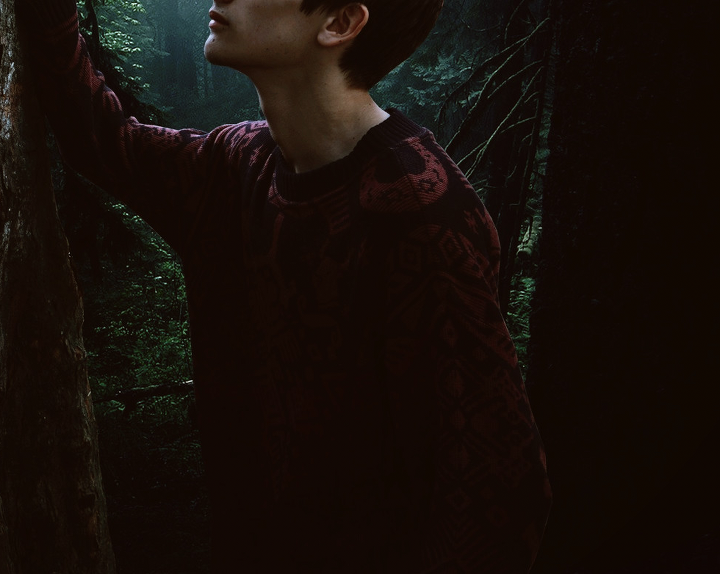
#> input picture image/dark.png, 720 x 574 px, found by its file name
$ jupyter execute --allow-errors '08_1_이미지 처리.ipynb'
#> lines starting #> are read from the running program, lines starting #| are printed output that depends on the picture; after the words box and inside, x2 and y2 are one past the last pixel; in counts of white or black regions, pixels touching at a corner belong together
[cell 1]
import cv2
import numpy as np
from matplotlib import pyplot as plt

[cell 2]
from tkinter.filedialog import askopenfilename # 파일 탐색기 사용

[cell 3]
plt.rcParams['figure.figsize'] = (20, 10)

[cell 4]
image = cv2.imread('C:/Users/choye/Python_Application/image/dark.png')
#> image is the input picture: shape (574, 720, 3); mean B, G, R 9.6, 14.6, 22.8

[cell 5]
# 흑백 이미지
image_gray = cv2.cvtColor(image, cv2.COLOR_BGR2GRAY)
_, thresh = cv2.threshold(image_gray, 16, 255, cv2.THRESH_BINARY)
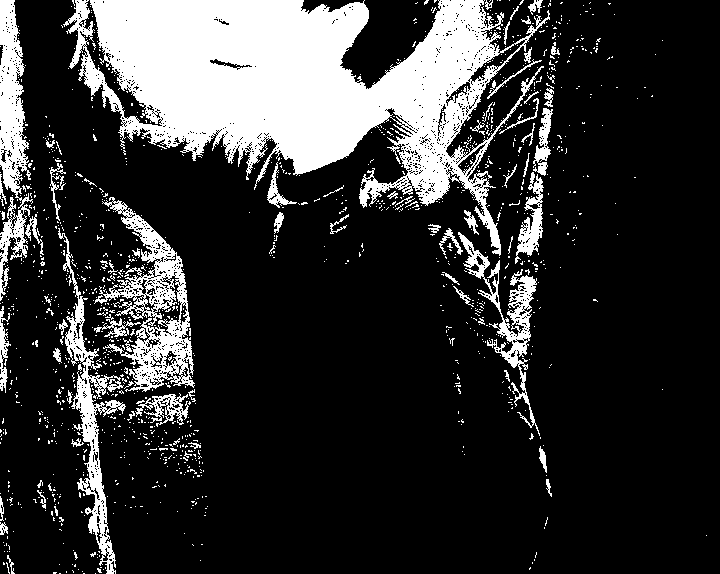
#> thresh: shape (574, 720); 20% white; 1282 white regions (1211 under 20 px), largest, box (x1, y1, x2, y2) and area: (63, 0, 550, 256) 53959, (94, 197, 195, 392) 6288, (0, 0, 33, 301) 4763

# 이미지 출력
plt.imshow(image_gray, 'gray')
plt.show()

# 히스토그램

[cell 6]
# 흑백
img_hist = cv2.calcHist(image_gray,[0],None,[256],[0,256])
#> img_hist = 256 values, max 114 at index 10, min 0 at index 0, mean 2.81
plt.plot(img_hist)
plt.xlim([0,256])
# plt.ylim([0,150])
plt.show()
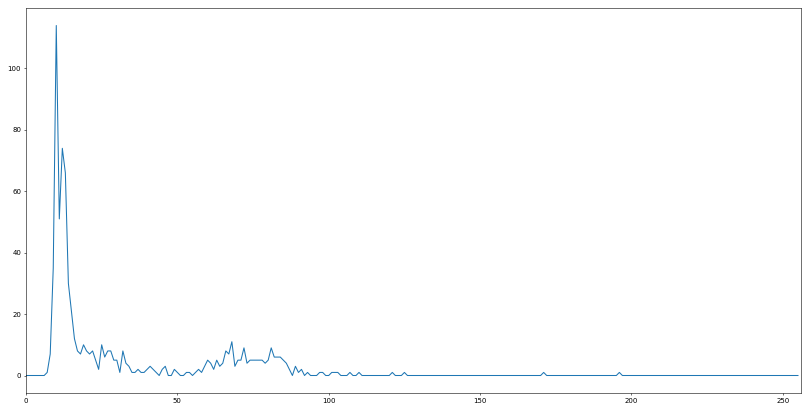
#> figure drawn by matplotlib, 1 panel; curve peaks at x = 10, y = 114

[cell 7]
# 컬러
image_bgr = image

color = ('b','g','r')
for i, col in enumerate(color):
    img_hist = cv2.calcHist(image_bgr,[i],None,[256],[0,256])
    plt.plot(img_hist, color=col)
    plt.xlim([0,256])
plt.show()
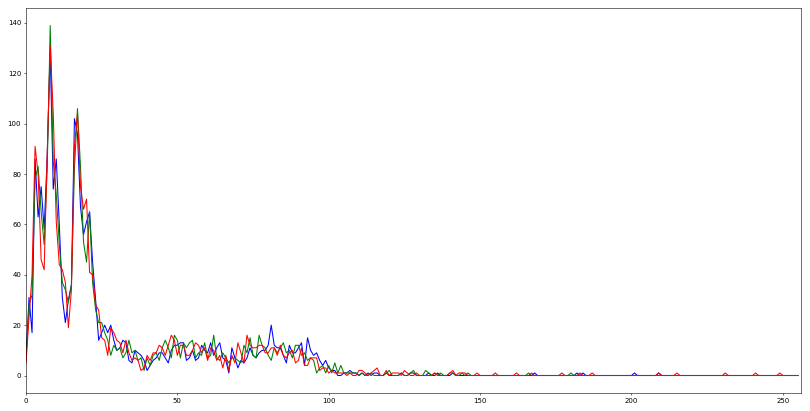
#> figure drawn by matplotlib, 1 panel; curve peaks at x = 8, y = 129; curve peaks at x = 8, y = 139; curve peaks at x = 8, y = 131

# Edge 추출

[cell 8]
# 흑백
image_gray = cv2.imread('C:/Users/choye/Python_Application/image/sample-color.png', cv2.IMREAD_GRAYSCALE)
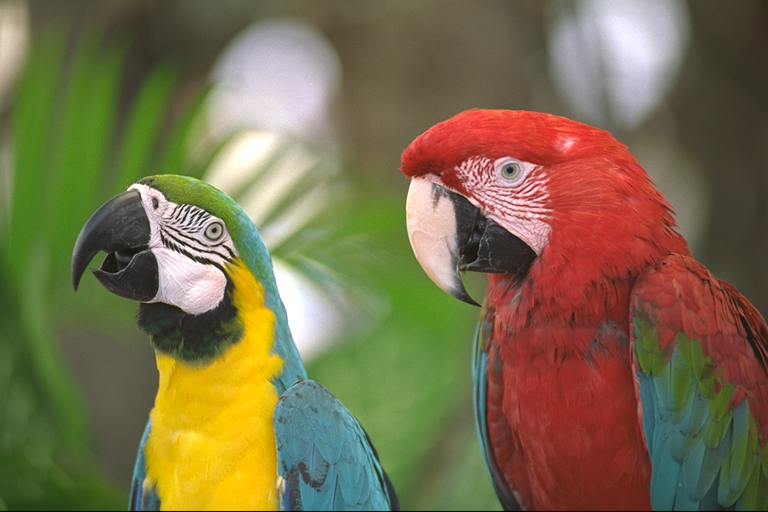
#> input picture image/sample-color.png, 768 x 512 px, found by its file name
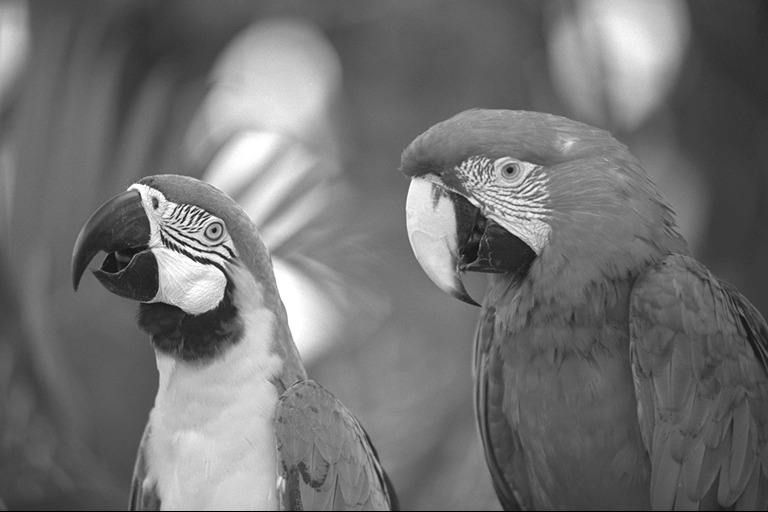
#> image_gray: shape (512, 768); min 0, max 255, mean 113.5

# 캐니 경계선 감지기
# 중간 픽셀 강도에서 위아래 1 표준 편차 떨어진 값을 임계값으로 지정합니다.
image_canny = cv2.Canny(image_gray, 70, 130)
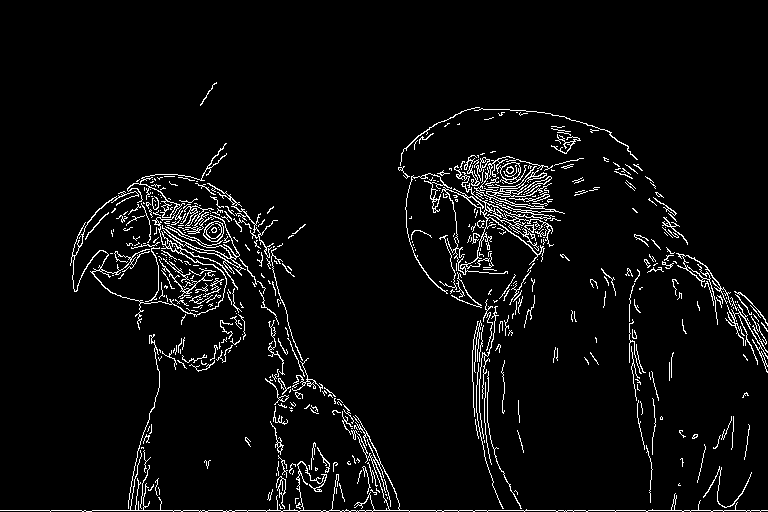
#> image_canny: shape (512, 768); 4.6% white in thin lines or dots, all inside (x1, y1, x2, y2) = (0, 82, 768, 512)

plt.imshow(image_canny, cmap='gray')
plt.show()

# image blending
cv2.addWeighted 함수의 인자가 (imgA, a, imgB, b, c)라고 한다면 산술식은 다음과 같습니다.

result = imgA + a + imgB + b + c

[cell 9]
img1 = cv2.imread('C:/Users/choye/Python_Application/image/img1.jpg')
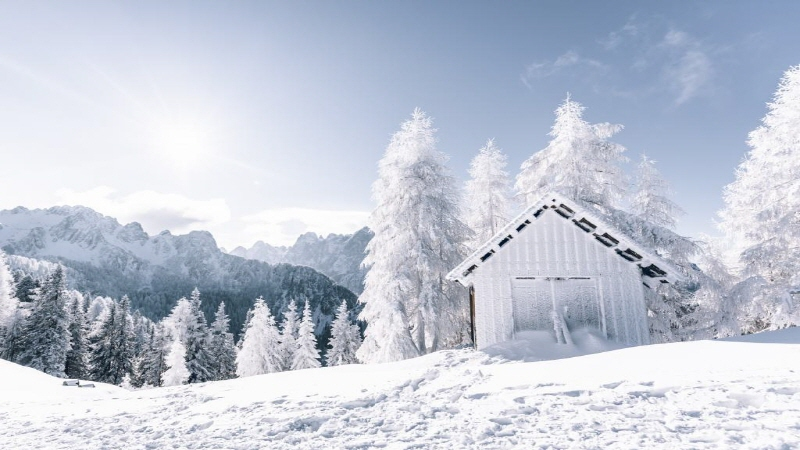
#> input picture image/img1.jpg, 800 x 450 px, found by its file name
#> img1 is the input picture: shape (450, 800, 3); mean B, G, R 213.8, 199.9, 193.3
img2 = cv2.imread('C:/Users/choye/Python_Application/image/img2.jpg')
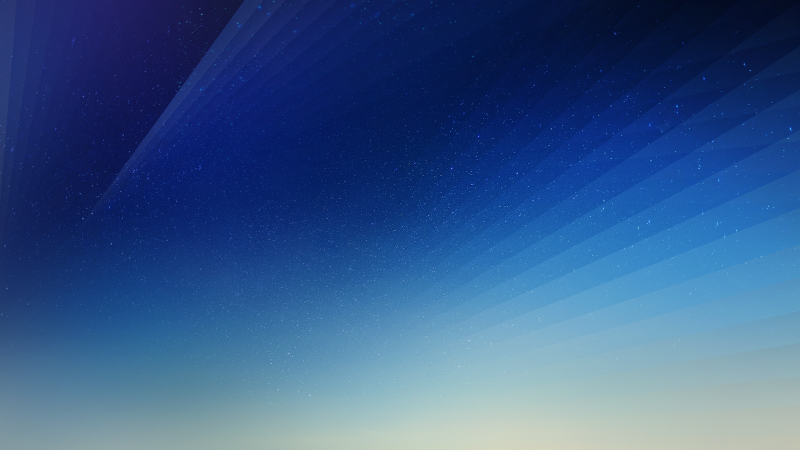
#> input picture image/img2.jpg, 800 x 450 px, found by its file name
#> img2 is the input picture: shape (450, 800, 3); mean B, G, R 138.3, 88.6, 54

# result = imgA + a + imgB + b + c
blending = cv2.addWeighted(img1, 0.7, img2, 0.3, 50)
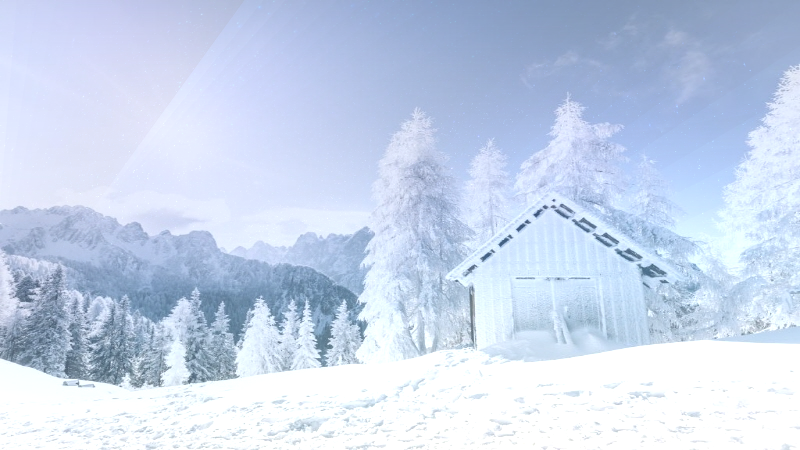
#> blending: shape (450, 800, 3); mean B, G, R 236.1, 213.4, 199.8

# 이미지를 출력
plt.imshow(cv2.cvtColor(blending, cv2.COLOR_BGR2RGB))
plt.show()

# image insert

[cell 10]
# Load two image
img1 = cv2.imread('C:/Users/choye/Python_Application/image/img1.jpg')
img2 = cv2.imread('C:/Users/choye/Python_Application/image/logo.jpg')

# 삽입할 이미지의 rows, cols, channels 정보
rows1, cols1, channels1 = img1.shape
#> rows1 = 450; cols1 = 800; channels1 = 3
#> (the rest of this cell did not finish here and is left out)
